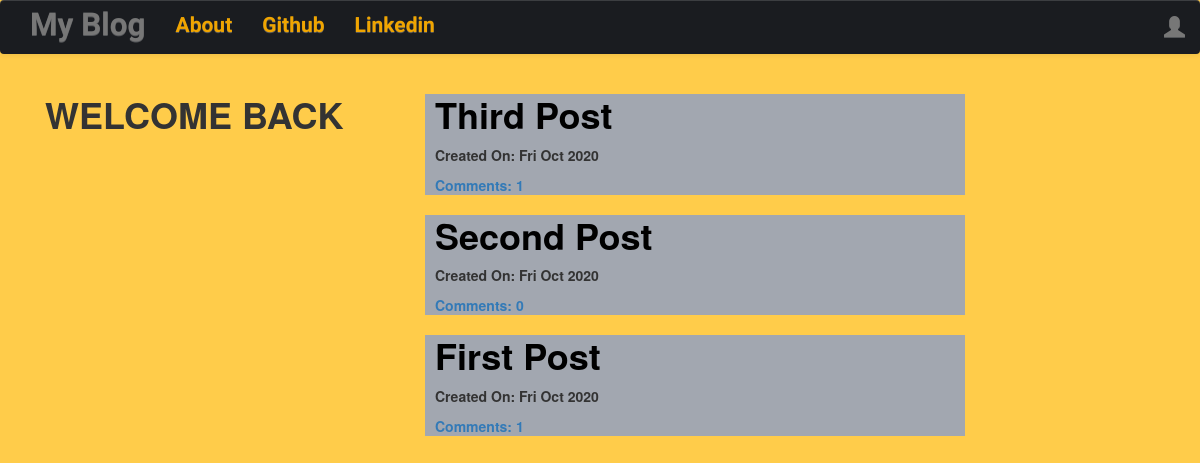
The page / on the database its author committed.
### blog/models.py (models this page shows, shortened)
class Post(models.Model):
    author=models.ForeignKey('auth.user', on_delete=models.CASCADE)
    title=models.CharField(max_length=254)
    text=models.TextField()
    created_date=models.DateTimeField(default=timezone.now())
    published_date=models.DateTimeField(blank=True,null=True)
    def approve_comments(self):
        return self.comments.filter(approved_comment=True)

### blog/views.py (the view)
# urls.py: url(r'^$',views.PostListView.as_view(),name='post_list'),
class PostListView(ListView):
    model=Post
    def get_queryset(self):
        return Post.objects.filter(published_date__lte=timezone.now()).order_by('-published_date')

### blog/templates/blog/post_list.html (shortened to what this page needs)
{% extends "blog/base.html" %}
{% block content %}
    <div class="col-md-4">
      <h1><strong>WELCOME BACK</strong></h1>
    </div>
  <div class="col-md-6">
    <div class="centerstage" >
        {% for post in post_list %}
        <div class="post" style="background-color:#a2a7b0">
          <h1 style="margin-left:10px" ><a style="color:black" href="{% url 'post_detail' pk=post.pk %}"><strong>{{post.title}}</strong></a></h1>
          <div class="date">
            <p style="margin-left:10px" ><strong>Created On: {{post.created_date|date:"D M Y"}}</strong></p>
          </div>
          <a style="margin-left:10px"  href="{% url 'post_detail' pk=post.pk %}"><strong>Comments: {{post.approve_comments.count}}</strong></a>
        </div>
        {% endfor %}
    </div>
  </div>
{% endblock %}

### blog/static/css/blog.css (style rules this page uses)
.centerstage { margin-left: auto; margin-right: auto; }
body { background-color:#ffcc4a; }

### rows shown on the page
Post: title "Third Post", created_date "Fri Oct 2020", approve_comments.count "1"
Post: title "Second Post", created_date "Fri Oct 2020", approve_comments.count "0"
Post: title "First Post", created_date "Fri Oct 2020", approve_comments.count "1"
